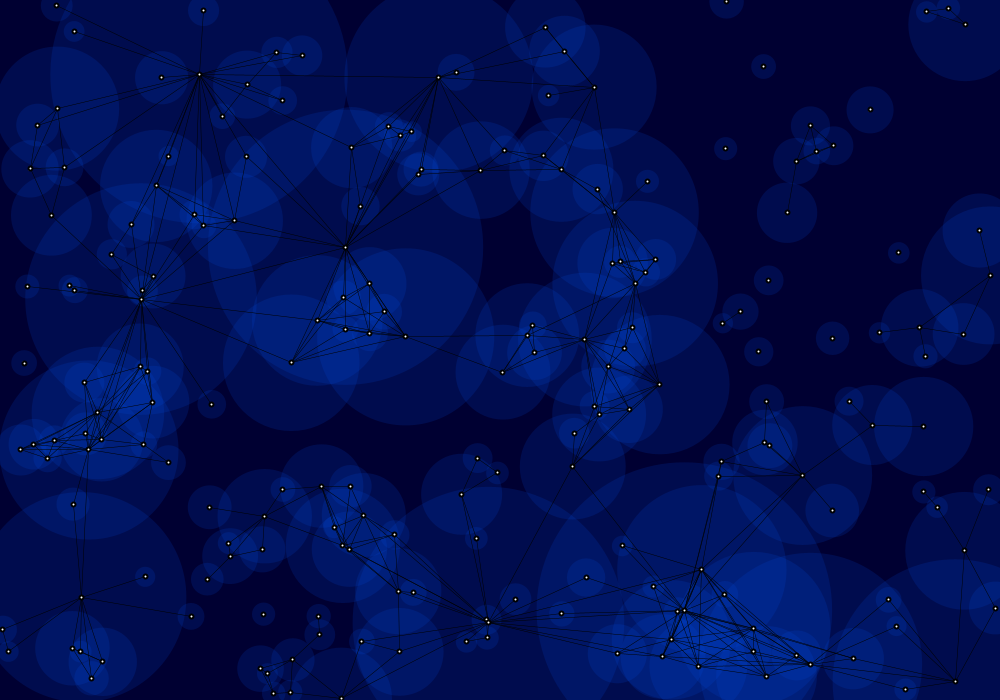
Frame 1 (no input)
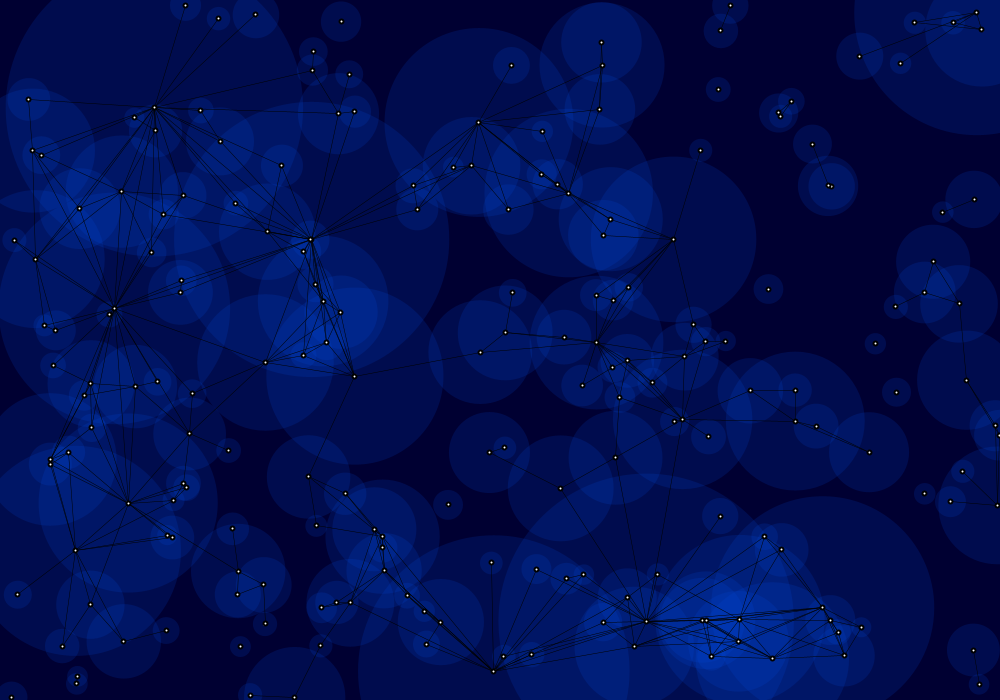
Frame 60 (the mouse pressed at the canvas centre just before this capture)
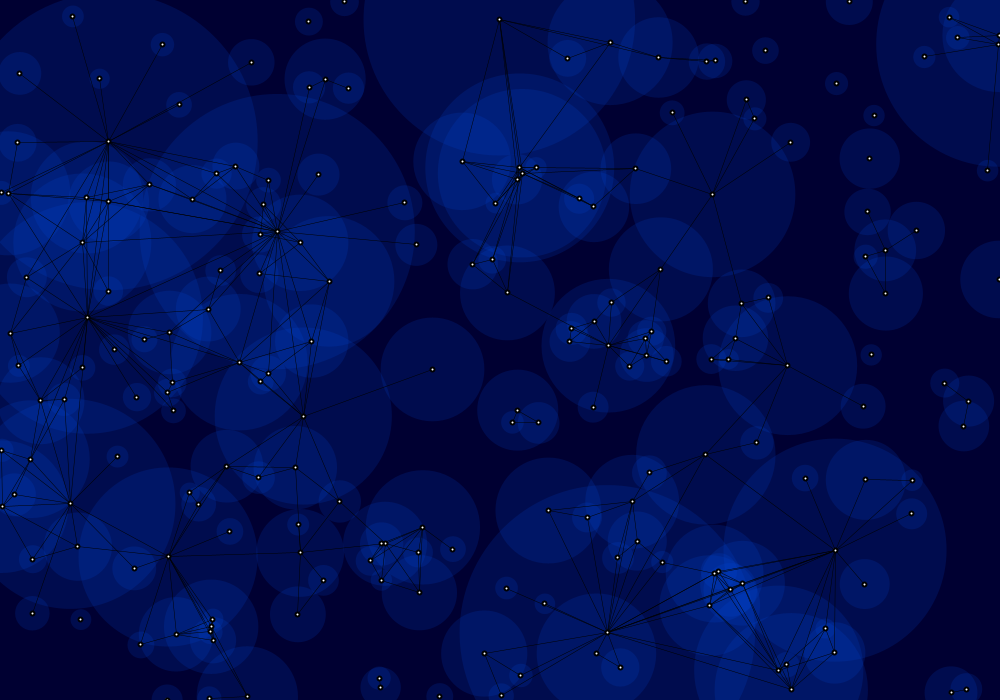
Frame 120 (the mouse held since frame 60 and released just before this capture)

The Processing sketch that drew these frames (run headless with seeded random() and noise(); from frame 60 on, the mouse is pressed at the canvas centre):

// Processing sketch: splash_page_animated
// ── splash_page_animated.pde
int num=200;
float[] x=new float[num];
float[] y=new float[num];
float[] vx=new float[num];
float[] vy=new float[num];
float[] r=new float[num];

float power=-2;
float rad=10;
float randmax=pow(15*rad, power+1);
float randmin=pow(rad, power+1);
float maxv=1;

color background1=color(0, 0, 50);
color background2=color(255);
color backgroundColor=background1;





void setup() {
  size(1000, 700);
  background(backgroundColor);
  smooth();

  noStroke();
  fill(0, 79, 232, 40);
  for (int i=0; i<num; i++) {
    x[i]=random(0, width);
    y[i]=random(0, height);
    vx[i]=random(-maxv, maxv);
    vy[i]=random(-maxv, maxv);


    r[i]=pow( random(randmax, randmin), 1 / (power+1) );
    ellipse(x[i], y[i], 2*r[i], 2*r[i]);
  }

  strokeWeight(.5);
  stroke(0);
  for (int i=0; i<num; i++) {
    for (int j=i+1; j<num; j++) {

      if ( dist(x[i], y[i], x[j], y[j]) < r[i] + r[j] )
        line(x[i], y[i], x[j], y[j]);
    }
  }

  strokeWeight(2);
  stroke(0);
  fill(255);
  for (int i=0; i<num; i++) ellipse(x[i], y[i], 4, 4);
}





void draw() {

  background(backgroundColor);

  noStroke();
  fill(0, 79, 232, 40);
  for (int i=0; i<num; i++) {
    x[i]+=vx[i];
    y[i]+=vy[i];
    
    if (x[i]>width) x[i]=0;
    if (x[i]<0) x[i]=width;
    if (y[i]>height) y[i]=0;
    if (y[i]<0) y[i]=height;
    
    ellipse(x[i], y[i], 2*r[i], 2*r[i]);
  }

  strokeWeight(.5);
  stroke(0);
  for (int i=0; i<num; i++) {
    for (int j=i+1; j<num; j++) {

      if ( dist(x[i], y[i], x[j], y[j]) < r[i] + r[j] )
        line(x[i], y[i], x[j], y[j]);
    }
  }

  strokeWeight(2);
  stroke(0);
  fill(255);
  for (int i=0; i<num; i++) ellipse(x[i], y[i], 4, 4);
  
  if (frameCount%10==0) println(frameRate);
}





void keyReleased() {
  if (backgroundColor == background1) backgroundColor=background2;
  else backgroundColor = background1;
}

void mouseReleased() {
  for (int i=0; i<num; i++) {
    vx[i]=random(-maxv, maxv);
    vy[i]=random(-maxv, maxv);
  }
}





void updateLines(int minIndex, int maxIndex) {

  strokeWeight(.5);
  stroke(0);
  for (int i=minIndex; i<maxIndex; i++) {
    for (int j=i+1; j<num; j++) {

      if ( dist(x[i], y[i], x[j], y[j]) < r[i] + r[j] )
        line(x[i], y[i], x[j], y[j]);
    }
  }
}
